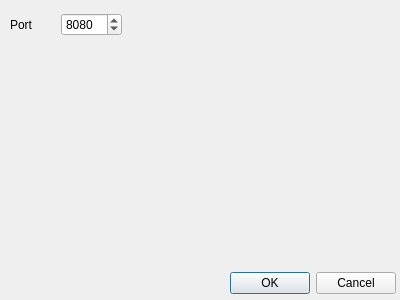
<?xml version="1.0" encoding="UTF-8"?>
<ui version="4.0">
 <class>Dialog</class>
 <widget class="QDialog" name="Dialog">
  <property name="geometry">
   <rect>
    <x>0</x>
    <y>0</y>
    <width>400</width>
    <height>300</height>
   </rect>
  </property>
  <property name="windowTitle">
   <string>Dialog</string>
  </property>
  <widget class="QDialogButtonBox" name="buttonBox">
   <property name="geometry">
    <rect>
     <x>220</x>
     <y>270</y>
     <width>176</width>
     <height>27</height>
    </rect>
   </property>
   <property name="contextMenuPolicy">
    <enum>Qt::DefaultContextMenu</enum>
   </property>
   <property name="orientation">
    <enum>Qt::Horizontal</enum>
   </property>
   <property name="standardButtons">
    <set>QDialogButtonBox::Cancel|QDialogButtonBox::Ok</set>
   </property>
  </widget>
  <widget class="QWidget" name="">
   <property name="geometry">
    <rect>
     <x>10</x>
     <y>10</y>
     <width>112</width>
     <height>29</height>
    </rect>
   </property>
   <layout class="QHBoxLayout" name="horizontalLayout">
    <item>
     <widget class="QLabel" name="label">
      <property name="text">
       <string>Port</string>
      </property>
     </widget>
    </item>
    <item>
     <widget class="QSpinBox" name="spinBox_port">
      <property name="baseSize">
       <size>
        <width>0</width>
        <height>0</height>
       </size>
      </property>
      <property name="focusPolicy">
       <enum>Qt::ClickFocus</enum>
      </property>
      <property name="maximum">
       <number>65536</number>
      </property>
      <property name="value">
       <number>8080</number>
      </property>
     </widget>
    </item>
   </layout>
  </widget>
 </widget>
 <resources/>
 <connections>
  <connection>
   <sender>buttonBox</sender>
   <signal>accepted()</signal>
   <receiver>Dialog</receiver>
   <slot>accept()</slot>
   <hints>
    <hint type="sourcelabel">
     <x>248</x>
     <y>254</y>
    </hint>
    <hint type="destinationlabel">
     <x>157</x>
     <y>274</y>
    </hint>
   </hints>
  </connection>
  <connection>
   <sender>buttonBox</sender>
   <signal>rejected()</signal>
   <receiver>Dialog</receiver>
   <slot>reject()</slot>
   <hints>
    <hint type="sourcelabel">
     <x>316</x>
     <y>260</y>
    </hint>
    <hint type="destinationlabel">
     <x>286</x>
     <y>274</y>
    </hint>
   </hints>
  </connection>
 </connections>
</ui>
